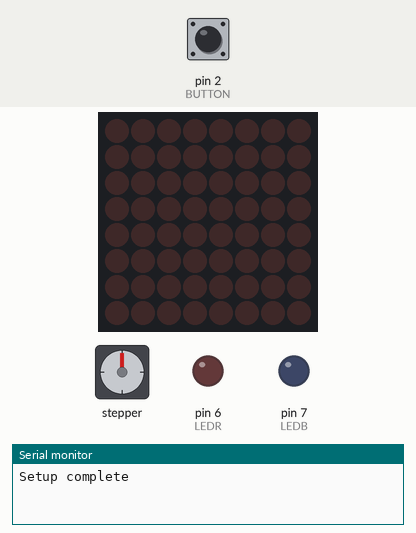
Recording of a sketch running on a simulated Arduino Uno, built with avr-gcc and run on an emulated ATmega328P. Shown: stepper motor, 8×8 LED matrix, output pins drawn as LEDs (lit = HIGH), the last lines printed to the serial monitor. Wiring (inferred from the names in the program): stepper motor (2048 steps per turn assumed): coils pin 11, pin 10, pin 9, pin 8. The inputs (shaded band) are chosen by the test bench; at power-on: pin 2 (BUTTON) HIGH. Pins used as bus, display or sensor lines are not drawn.

Above: at 1.2 s.
1.3 s: pin 2 (BUTTON) pulled LOW for 0.15 s
At 2.75 s:
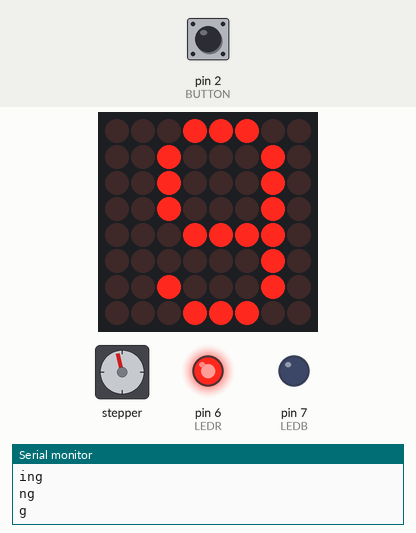
4.3 s: pin 2 (BUTTON) pulled LOW for 1 s
At 7.1 s:
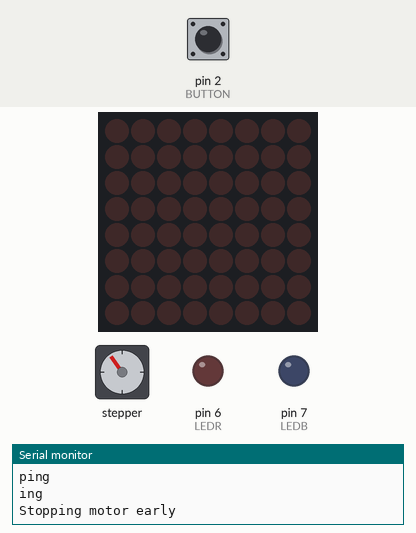
7.3 s: pin 2 (BUTTON) pulled LOW for 0.15 s
At 9.83 s:
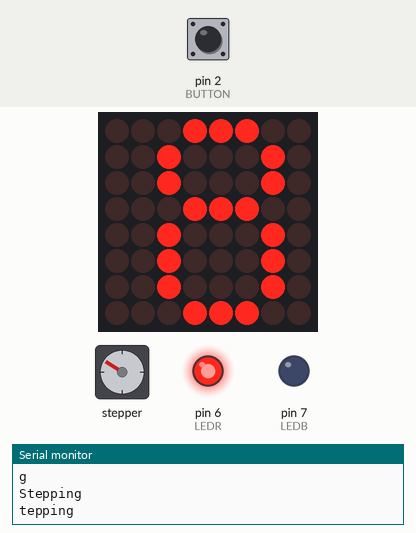
10.3 s: pin 2 (BUTTON) pulled LOW for 3.2 s
At 14.3 s:
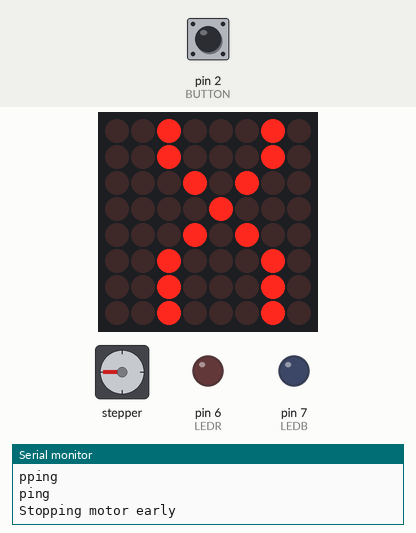
15.0 s: pin 2 (BUTTON) pulled LOW for 1 s
At 17.15 s:
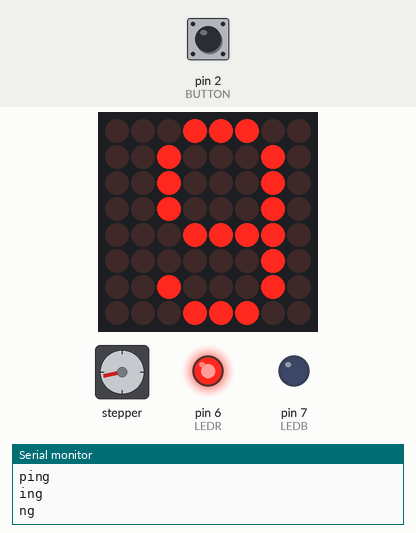
18.0 s: pin 2 (BUTTON) pulled LOW for 0.15 s
At 19.6 s:
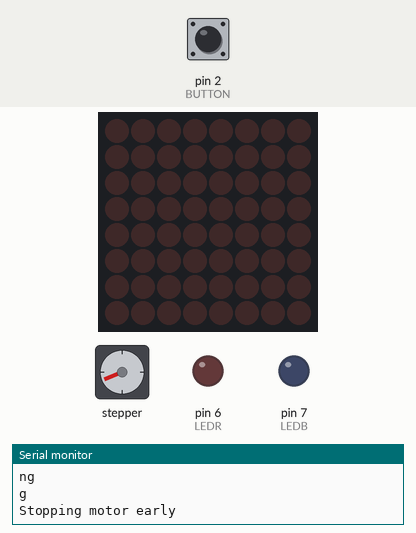
Timing chart, 0 to 21.1 s (numbered marks = the images above; inputs shaded):
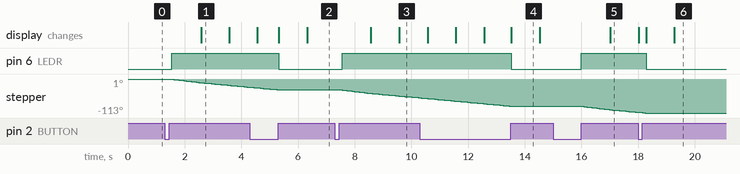

Measured:
- after the input at 1.3 s, pin 6 (LEDR): LOW → HIGH after 0.25 s; stepper: keeps turning counter-clockwise at about 10°/s, starting after 0.31 s; the display: changes after 1.3 s (image 1)
- after the input at 4.3 s, pin 6 (LEDR): HIGH → LOW after 1.0 s; stepper: goes on until 5.2 s, then stays -35°; the display: first differs from a run without the input after 1.0 s (image 2 shows a later state)
- after the input at 7.3 s, pin 6 (LEDR): LOW → HIGH after 0.25 s; stepper: keeps turning counter-clockwise at about 10°/s, starting after 0.25 s; the display: first changes after 1.3 s (image 3 shows a later state)
- after the input at 10.3 s, pin 6 (LEDR): HIGH → LOW after 3.2 s; stepper: goes on until 13.5 s, then stays -90°; the display: first differs from a run without the input after 3.2 s (image 4)
- after the input at 15.0 s, pin 6 (LEDR): LOW → HIGH after 1.0 s; stepper: keeps turning counter-clockwise at about 11°/s, starting after 1.0 s; the display: changes after 2.0 s (image 5)
- after the input at 18.0 s, pin 6 (LEDR): HIGH → LOW after 0.28 s; stepper: goes on until 18.2 s, then stays -113°; the display: first differs from a run without the input after 0.28 s (image 6 shows a later state)
- what the display in image 1 shows lasts 1.0 s, from 2.6 s to 3.6 s

The sketch:

Button_Motor.ino
```cpp
#define LEDR 6
#define LEDB 7
#define BUTTON 2
#define ENABLE 5
#define DIRA 3
#define DIRB 4
#define MTRPIN1 11
#define MTRPIN2 10
#define MTRPIN3 9
#define MTRPIN4 8

#include "LedControl.h"

LedControl lc=LedControl(5,3,4,1);

int pole1[] = {0,0,0,0, 0,1,1,1, 0};
int pole2[] = {0,0,0,1, 1,1,0,0, 0};
int pole3[] = {0,1,1,1, 0,0,0,0, 0};
int pole4[] = {1,1,0,0, 0,0,0,1, 0};

int poleStep = 0;
int stopMotor = 8;

int buttonState = HIGH;
int motorState = LOW;

unsigned long lastDebounceTime = 0;
unsigned long debounceDelay = 250;
unsigned long motorOnTime = 0;
unsigned long motorDuration = 10000;
int secondsLeft = 0;

const int rolePerMinute = 15;

const uint64_t IMAGES[] = {
  0x3844444444444438,
  0x3810101010101810,
  0x7c08102040404438,
  0x3844404030404438,
  0x40407c4448506040,
  0x384440403c04047c,
  0x384444443c044438,
  0x080808102040407c,
  0x3844444438444438,
  0x3844407844444438,
  0x4444442810284444
};
const int IMAGES_LEN = sizeof(IMAGES)/8;

void setup() {
  pinMode(LEDR, OUTPUT);
  pinMode(LEDB, OUTPUT);
  pinMode(BUTTON, INPUT_PULLUP);

  pinMode(ENABLE,OUTPUT);
  pinMode(DIRA,OUTPUT);
  pinMode(DIRB,OUTPUT);

  pinMode(MTRPIN1, OUTPUT);
  pinMode(MTRPIN2, OUTPUT);
  pinMode(MTRPIN3, OUTPUT);
  pinMode(MTRPIN4, OUTPUT);

  digitalWrite(LEDR, motorState);
  digitalWrite(LEDB, LOW);

  lastDebounceTime = millis();

  Serial.begin(9600);
  Serial.println("Setup complete");

  lc.shutdown(0,false);
  lc.setIntensity(0,5);
  lc.clearDisplay(0);
}

void displayImage(uint64_t image) {
  for (int i = 0; i < 8; i++) {
    byte row = (image >> i * 8) & 0xFF;
    for (int j = 0; j < 8; j++) {
      lc.setLed(0, i, j, bitRead(row, j));
    }
  }
}

void motorSlowStop() {
  displayImage(IMAGES[0]);

  Serial.println("Stopping motor");

  driveStepper(stopMotor);

  digitalWrite(LEDB, HIGH);
  //analogWrite(ENABLE,180);
  delay(1000);
  //analogWrite(ENABLE,128);
  delay(1000);
  //analogWrite(ENABLE,50);
  delay(1000);
  //digitalWrite(ENABLE, LOW);
  digitalWrite(LEDB, LOW);

  lc.clearDisplay(0);
}

void driveStepper(int c) {
  digitalWrite(MTRPIN1, pole1[c]);
  digitalWrite(MTRPIN2, pole2[c]);
  digitalWrite(MTRPIN3, pole3[c]);
  digitalWrite(MTRPIN4, pole4[c]);
}

void loop() {
  int reading = digitalRead(BUTTON);

  if(motorState == HIGH) {
    //Serial.println(motorDuration - (millis() - motorOnTime));

    Serial.println("Stepping " + poleStep);

    driveStepper(poleStep);
    poleStep++;

    if(poleStep > 7) {
      poleStep=0;
    }
  }

  if(motorState == HIGH && (millis() - motorOnTime) > motorDuration) {
    motorSlowStop();

    digitalWrite(LEDR, LOW);
    motorState = LOW;
  }

  if(motorState == HIGH && (motorDuration - (millis() - motorOnTime)) < 9000) {
    secondsLeft = (motorDuration - (millis() - motorOnTime)) / 1000;

    if((motorDuration - (millis() - motorOnTime)) % 1000 > 0 && (motorDuration - (millis() - motorOnTime)) >= 0) {
      secondsLeft = secondsLeft + 1;
    }

    displayImage(IMAGES[secondsLeft]);
  }

  if(reading != buttonState && (millis() - lastDebounceTime) > debounceDelay) {
    buttonState = reading;
    lastDebounceTime = millis();

    if(buttonState == HIGH) {
      if(motorState == HIGH) {
        displayImage(IMAGES[10]);
        Serial.println("Stopping motor early");

        motorState = LOW;
        digitalWrite(LEDR, motorState);

        driveStepper(stopMotor);

        //digitalWrite(DIRA, LOW);
        //digitalWrite(ENABLE, LOW);

        delay(1000);
        lc.clearDisplay(0);
      } else {
        Serial.println("Starting motor");

        motorState = HIGH;
        digitalWrite(LEDR, motorState);

        //digitalWrite(ENABLE, HIGH);
        //digitalWrite(DIRA, HIGH);
        //digitalWrite(DIRB, LOW);

        digitalWrite(LEDR, motorState);

        motorOnTime = millis();
      }
    }

    //delay(1);
  }

}
```
